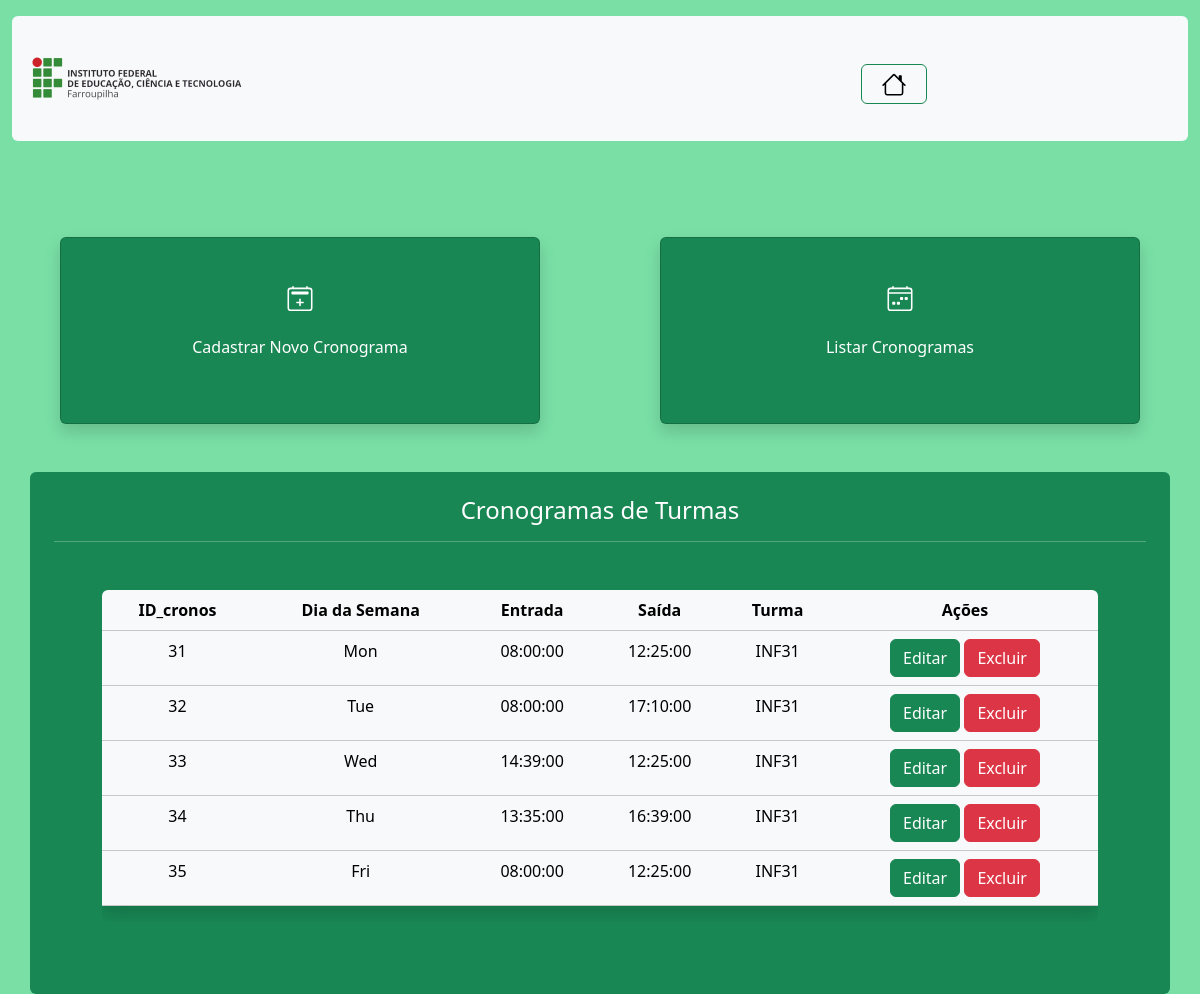
The page /Cronograma/index_cronograma.php?page=listar (signed in) on the database as committed earlier.
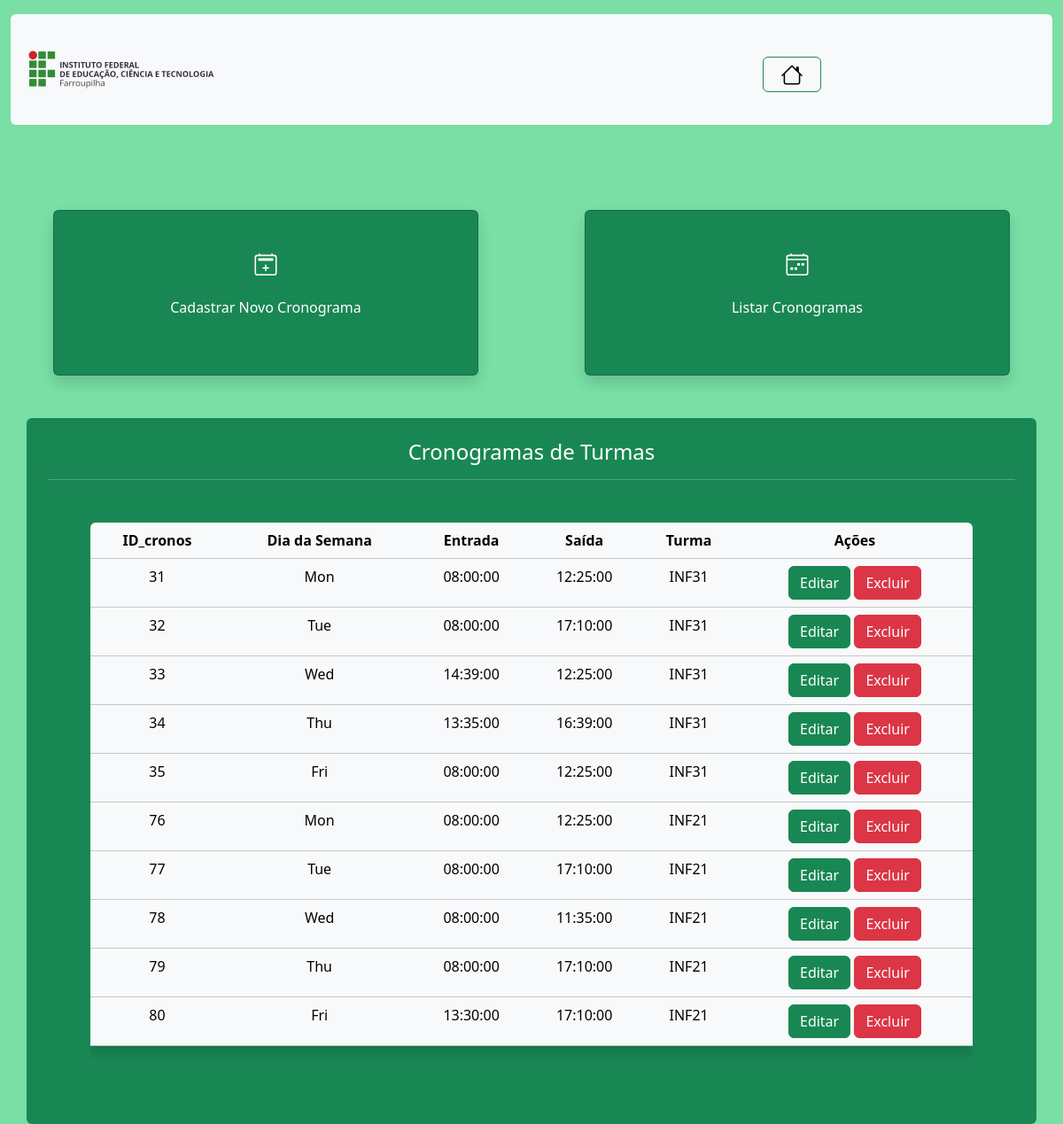
The same page on the database as committed later.
### tables this page shows
CREATE TABLE IF NOT EXISTS `cronograma` (
  `ID_cronos` int NOT NULL AUTO_INCREMENT,
  `dia_semana` char(3) NOT NULL,
  `hr_entrada` time NOT NULL,
  `hr_saida` time NOT NULL,
  `ID_turma` int NOT NULL,
  PRIMARY KEY (`ID_cronos`),
  KEY `ID_turma` (`ID_turma`) USING BTREE
);

CREATE TABLE IF NOT EXISTS `turma` (
  `ID_turma` int NOT NULL AUTO_INCREMENT,
  `nome_turma` char(6) NOT NULL,
  PRIMARY KEY (`ID_turma`)
);

### Cronograma/listar_cronograma.php (the view, shortened to what this page needs)
<div class="container-sm rounded p-4 text-bg-success text-center">
    <h4>Cronogramas de Turmas</h4>
    <hr>
    <?php
        $sql = "SELECT * FROM cronograma AS cronos INNER JOIN turma AS tur
        ON cronos.ID_turma = tur.ID_turma ORDER BY ID_cronos ASC";
        $result = $connect->query($sql);
        $qtLinhas = $result->num_rows;
        if($qtLinhas > 0){
            print "<div class='rounded table-responsive text-center m-5'>";
            print "<table class='table table-light table-hover shadow'>";
            print "<tr>";
            print "<th> ID_cronos </td>";
            print "<th> Dia da Semana</td>";
            print "<th> Entrada </th>";
            print "<th> Saída </th>";
            print "<th> Turma </td>";
            print "<th> Ações </td>";
            print "</tr>";
            while($row = $result->fetch_object()){
                print "<tr>";
                print "<td>" . $row->ID_cronos . "</td>";
                print "<td>" . $row->dia_semana . "</td>";
                print "<td>" . $row->hr_entrada . "</td>";
                print "<td>" . $row->hr_saida . "</td>";
                print "<td>" . $row->nome_turma . "</td>";
                print "<td>
                <button onclick=\"location.href='?page=editar&ID_cronos=".$row->ID_cronos. "';\"  class='btn btn-success'>Editar</button>
                <button onclick=\"if(confirm('Tem Certeza de que Deseja Excluir este Cronograma?'))
                {location.href='?page=salvar&acao=excluir&ID_cronos=".$row->ID_cronos. "';}
                else{false;}\" class='btn btn-danger'>Excluir</button></td>";
                print "</tr>";
            }
            print "</table>";
            print "</div>";
        } else {
            print "<p class='alert alert-danger'>Não Foram Encontrados Resultados!</p>";
        }
    ?>
</div>

Rows that differ between the two databases and show on the page:
added cronograma: ID_cronos "76", dia_semana "Mon", hr_entrada "08:00:00", hr_saida "12:25:00", ID_turma.nome_turma "INF21"
added cronograma: ID_cronos "77", dia_semana "Tue", hr_entrada "08:00:00", hr_saida "17:10:00", ID_turma.nome_turma "INF21"
added cronograma: ID_cronos "78", dia_semana "Wed", hr_entrada "08:00:00", hr_saida "11:35:00", ID_turma.nome_turma "INF21"
added cronograma: ID_cronos "79", dia_semana "Thu", hr_entrada "08:00:00", hr_saida "17:10:00", ID_turma.nome_turma "INF21"
added cronograma: ID_cronos "80", dia_semana "Fri", hr_entrada "13:30:00", hr_saida "17:10:00", ID_turma.nome_turma "INF21"
